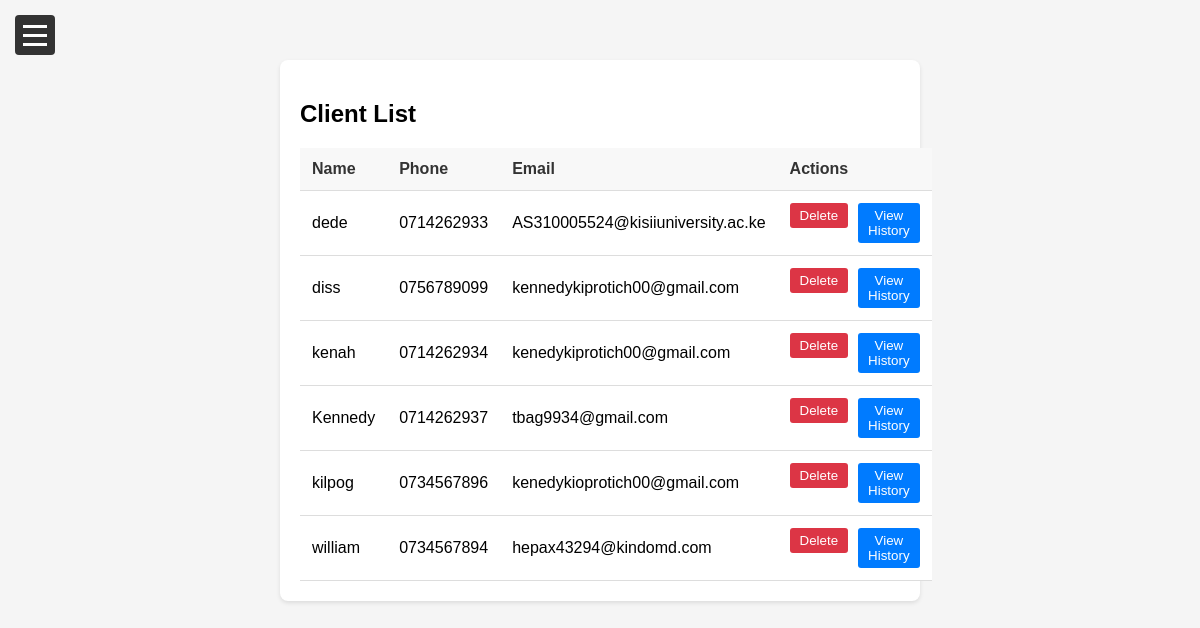
The page /client.php on the database its author committed.
### tables this page shows
CREATE TABLE `clients` (
  `id` int(11) NOT NULL,
  `client_name` varchar(255) NOT NULL,
  `phone` varchar(15) NOT NULL,
  `email` varchar(100) NOT NULL,
  `created_at` timestamp NOT NULL DEFAULT current_timestamp()
);

### client.php (the view, shortened to what this page needs)
<?php
require_once 'db_config.php';
?>
<!DOCTYPE html>
<html lang="en">
<head>
    <link rel="stylesheet" href="styles.css">
</head>
<body>
    <button class="menu-toggle">
        <span></span>
        <span></span>
        <span></span>
    </button>
    <div class="main-content">
        <div class="container">
            <h2>Client List</h2>
            <?php
            try {
                $sql = "SELECT * FROM clients ORDER BY client_name";
                $stmt = $conn->query($sql);
                if ($stmt->rowCount() > 0) {
                    echo "<table>
                            <tr>
                                <th>Name</th>
                                <th>Phone</th>
                                <th>Email</th>
                                <th>Actions</th>
                            </tr>";
                    while($row = $stmt->fetch(PDO::FETCH_ASSOC)) {
                        echo "<tr>
                                <td>" . htmlspecialchars($row["client_name"]) . "</td>
                                <td>" . htmlspecialchars($row["phone"]) . "</td>
                                <td>" . htmlspecialchars($row["email"]) . "</td>
                                <td>
                                    <div style='display: flex; gap: 10px;'>
                                        <form action='' method='post' style='margin: 0;'>
                                            <input type='hidden' name='client_id' value='" . $row["id"] . "'>
                                            <button type='submit' name='delete_client' class='delete-btn'
                                                    onclick='return confirm(\"Are you sure you want to delete this client?\");'
                                                    style='background-color: #dc3545; color: white; border: none; padding: 5px 10px; border-radius: 3px; cursor: pointer;'>
                                                <i class='fas fa-trash'></i> Delete
                                            </button>
                                        </form>
                                        <button onclick='viewHistory(" . $row["id"] . ")'
                                                style='background-color: #007bff; color: white; border: none; padding: 5px 10px; border-radius: 3px; cursor: pointer;'>
                                            <i class='fas fa-history'></i> View History
                                        </button>
                                    </div>
                                </td>
                            </tr>";
                    }
                    echo "</table>";
                } else {
                    echo "<p>No clients found</p>";
                }
            } catch(PDOException $e) {
                echo '<div class="feedback error">Error: ' . htmlspecialchars($e->getMessage()) . '</div>';
            }
            ?>
        </div>
    </div>
</body>
</html>

### styles.css (style rules this page uses)
body { display: flex; margin: 0; min-height: 100vh; font-family: Arial, sans-serif; }
.menu-toggle { position: fixed; top: 15px; left: 15px; z-index: 1001; background: #333; border: none; cursor: pointer; width: 40px; height: 40px; border-radius: 4px; display: flex; flex-direction: column; justify-content: center; align-items: center; gap: 6px; transition: transform 0.3s ease; }
.menu-toggle span { display: block; width: 24px; height: 3px; background-color: white; transition: transform 0.3s ease, opacity 0.3s ease; transform-origin: center; }
.main-content { flex: 1; padding: 20px; margin-left: 0; background-color: #f5f5f5; transition: margin-left 0.3s ease; padding-top: 60px; min-height: calc(100vh - 80px); }
.container { max-width: 600px; margin: 0 auto; background-color: white; padding: 20px; border-radius: 8px; box-shadow: 0 2px 4px rgba(0, 0, 0, 0.1); }
table { width: 100%; border-collapse: collapse; margin-top: 20px; background-color: white; }
th, td { padding: 12px; text-align: left; border-bottom: 1px solid #ddd; }
th { background-color: #f8f8f8; color: #333; font-weight: 600; }

### rows shown on the page
clients: client_name "dede", phone "0714262933", email "AS310005524@kisiiuniversity.ac.ke"
clients: client_name "diss", phone "0756789099", email "kennedykiprotich00@gmail.com"
clients: client_name "kenah", phone "0714262934", email "kenedykiprotich00@gmail.com"
clients: client_name "Kennedy", phone "0714262937", email "tbag9934@gmail.com"
clients: client_name "kilpog", phone "0734567896", email "kenedykioprotich00@gmail.com"
clients: client_name "william", phone "0734567894", email "hepax43294@kindomd.com"
